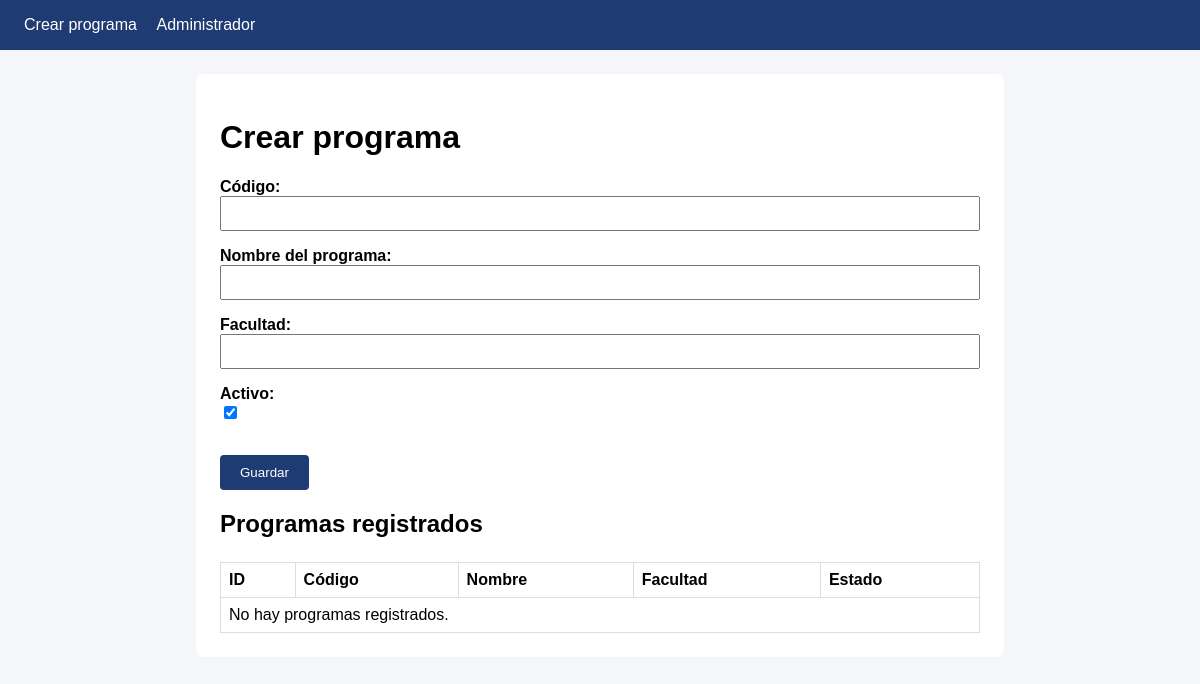
/programas/crear/, run on an earlier commit of the app's database.
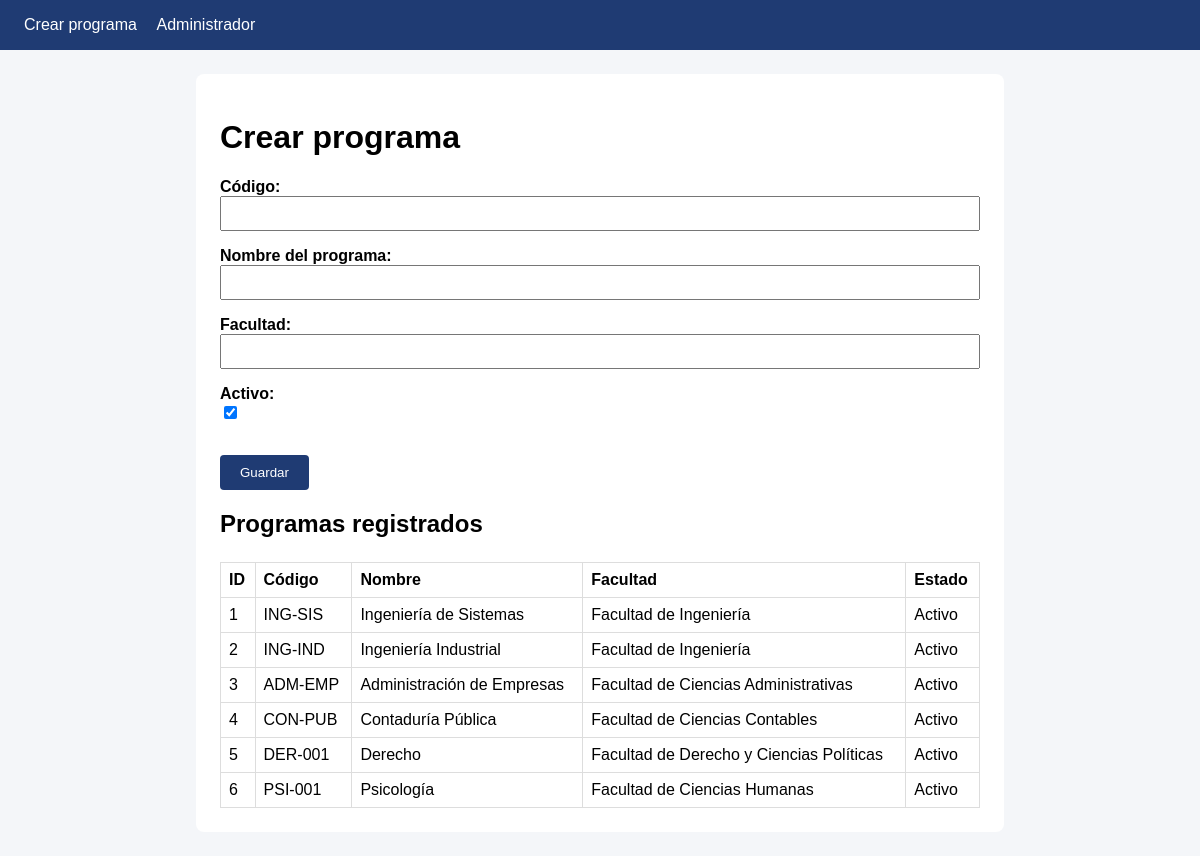
And on a later commit of the database.
### myapp/models.py (models this page shows, shortened)
class Programa(models.Model):
    codigo = models.CharField(max_length=20, unique=True)
    nombre = models.CharField(max_length=200)
    estado = models.BooleanField(default=True)
    facultad = models.CharField(max_length=200)

### myapp/views.py (the view)
# urls.py: path("crear/", views.crear_programa, name="crear_programa"),
def crear_programa(request):
    if request.method == "POST":
        form = ProgramaForm(request.POST)
        if form.is_valid():
            form.save()
            return redirect("crear_programa")
    else:
        form = ProgramaForm()
    programas = Programa.objects.all().order_by("id")
    return render(request, "myapp/programa_form.html", {"form": form, "programas": programas})

### myapp/forms.py
class ProgramaForm(forms.ModelForm):
    class Meta:
        model = Programa
        fields = ["codigo", "nombre", "facultad", "estado"]
        labels = {
            "codigo": "Código",
            "nombre": "Nombre del programa",
            "facultad": "Facultad",
            "estado": "Activo",
        }

### myapp/templates/myapp/programa_form.html (shortened to what this page needs)
{% extends "base.html" %}
{% block content %}
<h1>Crear programa</h1>
<form method="post">
    {{ form.as_p }}
    <button type="submit">Guardar</button>
</form>
<h2>Programas registrados</h2>
<table>
    <tr><th>ID</th><th>Código</th><th>Nombre</th><th>Facultad</th><th>Estado</th></tr>
    {% for p in programas %}
    <tr>
        <td>{{ p.id }}</td><td>{{ p.codigo }}</td><td>{{ p.nombre }}</td>
        <td>{{ p.facultad }}</td><td>{% if p.estado %}Activo{% else %}Inactivo{% endif %}</td>
    </tr>
    {% empty %}
    <tr><td colspan="5">No hay programas registrados.</td></tr>
    {% endfor %}
</table>
{% endblock %}

### myapp/templates/base.html (shortened to what this page needs)
<!DOCTYPE html>
<html lang="es">
<head>
</head>
<body>
    <header>
        <a href="/programas/crear/">Crear programa</a>
        <a href="/admin/">Administrador</a>
    </header>
    <main>
        {% block content %}{% endblock %}
    </main>
</body>
</html>

### myapp/templates/base.html (style rules this page uses)
body { font-family: Arial, sans-serif; background: #f4f6f9; margin: 0; }
header { background: #1f3b73; color: #fff; padding: 16px 24px; }
header a { color: #fff; margin-right: 16px; text-decoration: none; }
main { max-width: 760px; margin: 24px auto; background: #fff; padding: 24px; border-radius: 8px; }
label { display: block; margin-top: 12px; font-weight: bold; }
input[type=text] { width: 100%; padding: 8px; box-sizing: border-box; }
button { margin-top: 16px; padding: 10px 20px; background: #1f3b73; color: #fff; border: 0; border-radius: 4px; cursor: pointer; }
table { width: 100%; border-collapse: collapse; margin-top: 24px; }
th, td { border: 1px solid #ddd; padding: 8px; text-align: left; }

What changed in the data, as far as the page shows it:
added Programa: id "1", codigo "ING-SIS", nombre "Ingeniería de Sistemas", facultad "Facultad de Ingeniería", estado "Activo"
added Programa: id "2", codigo "ING-IND", nombre "Ingeniería Industrial", facultad "Facultad de Ingeniería", estado "Activo"
added Programa: id "3", codigo "ADM-EMP", nombre "Administración de Empresas", facultad "Facultad de Ciencias Administrativas", estado "Activo"
added Programa: id "4", codigo "CON-PUB", nombre "Contaduría Pública", facultad "Facultad de Ciencias Contables", estado "Activo"
added Programa: id "5", codigo "DER-001", nombre "Derecho", facultad "Facultad de Derecho y Ciencias Políticas", estado "Activo"
added Programa: id "6", codigo "PSI-001", nombre "Psicología", facultad "Facultad de Ciencias Humanas", estado "Activo"
Also different on the page:
text no longer shown: "No hay programas registrados."
